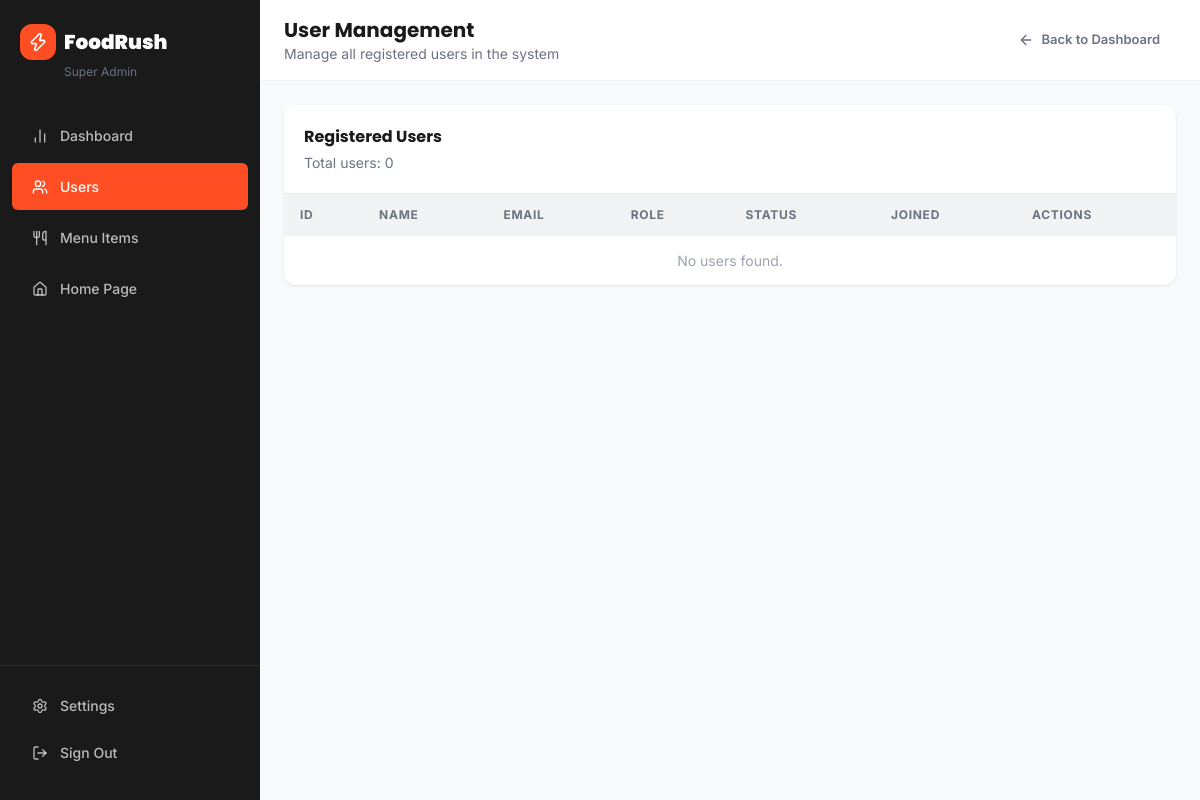
The page /admin/users.php on the database as committed earlier.
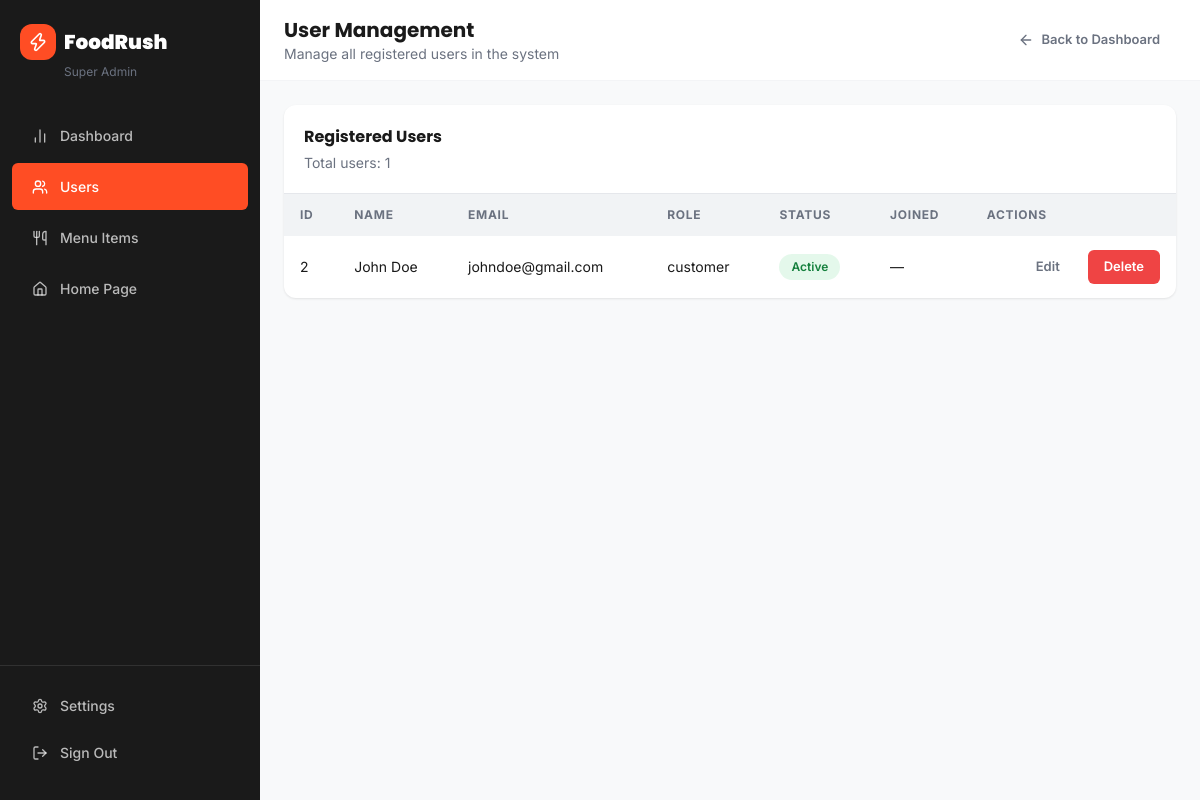
The same page on the database as committed later.
### tables this page shows
CREATE TABLE USERS (
    ID INT AUTO_INCREMENT PRIMARY KEY,
    FULL_NAME VARCHAR(100) NOT NULL,
    EMAIL VARCHAR(100) UNIQUE NOT NULL,
    PASSWORD VARCHAR(255) NOT NULL,
    ROLE ENUM('customer', 'admin') DEFAULT 'customer'
);

### admin/users.php (the view, shortened to what this page needs)
<?php
include_once '../includes/db-connect.php';
$users = [];
$result = $conn->query("SELECT id, full_name, email, role FROM users WHERE role = 'customer' ORDER BY id DESC");
if ($result) {
    while ($row = $result->fetch_assoc()) {
        $users[] = $row;
    }
}
?>
<!DOCTYPE html>
<html lang="en">
<head>
  <script src="https://cdn.tailwindcss.com"></script>
  <link rel="stylesheet" href="../assets/css/custom.css" />
</head>
<body class="bg-[#F8F9FA]">
<div class="flex min-h-screen">
  <aside class="sidebar hidden md:flex flex-col py-6 flex-shrink-0">
    <div class="px-5 mb-8">
      <div class="flex items-center gap-2">
        <div class="w-9 h-9 bg-primary rounded-xl flex items-center justify-center"><i data-lucide="zap" class="text-white w-5 h-5"></i></div>
        <span class="font-heading font-black text-xl text-white">FoodRush</span>
      </div>
      <div class="text-xs text-gray-500 mt-1 ml-11">Super Admin</div>
    </div>
    <nav class="flex-1 px-3 space-y-1">
      <a href="admin-panel.php" class="sidebar-link"><i data-lucide="bar-chart-2" class="w-4 h-4"></i> Dashboard</a>
      <a href="users.php" class="sidebar-link active"><i data-lucide="users" class="w-4 h-4"></i> Users</a>
      <a href="../merchant/menu-manager.php" class="sidebar-link"><i data-lucide="utensils" class="w-4 h-4"></i> Menu Items</a>
      <a href="../index.html" class="sidebar-link"><i data-lucide="home" class="w-4 h-4"></i> Home Page</a>
    </nav>
    <div class="px-3 mt-auto pt-4 border-t border-white/10">
      <div class="sidebar-link cursor-pointer"><i data-lucide="settings" class="w-4 h-4"></i> Settings</div>
      <a href="../auth.html" class="sidebar-link"><i data-lucide="log-out" class="w-4 h-4"></i> Sign Out</a>
    </div>
  </aside>
  <div class="flex-1 overflow-auto">
    <header class="bg-white border-b border-gray-100 px-6 py-4 flex items-center justify-between sticky top-0 z-30">
      <div>
        <h1 class="font-heading font-bold text-xl">User Management</h1>
        <p class="text-sm text-gray-500">Manage all registered users in the system</p>
      </div>
      <a href="admin-panel.php" class="btn btn-ghost btn-sm flex items-center gap-2"><i data-lucide="arrow-left" class="w-4 h-4"></i> Back to Dashboard</a>
    </header>
    <div class="p-6">
      <div class="card overflow-hidden">
        <div class="p-5 border-b flex items-center justify-between">
          <div>
            <h2 class="font-heading font-bold text-base">Registered Users</h2>
            <p class="text-sm text-gray-500 mt-1">Total users: <?php echo number_format(count($users)); ?></p>
          </div>
        </div>
        <div class="overflow-x-auto">
          <table class="data-table w-full">
            <thead>
              <tr>
                <th>ID</th>
                <th>Name</th>
                <th>Email</th>
                <th>Role</th>
                <th>Status</th>
                <th>Joined</th>
                <th>Actions</th>
              </tr>
            </thead>
            <tbody>
              <?php if (count($users) > 0): ?>
                <?php foreach ($users as $user): ?>
                  <tr>
                    <td><?php echo htmlspecialchars($user['id']); ?></td>
                    <td><?php echo htmlspecialchars($user['full_name']); ?></td>
                    <td><?php echo htmlspecialchars($user['email']); ?></td>
                    <td><?php echo htmlspecialchars($user['role']); ?></td>
                    <td><span class="pill pill-completed">Active</span></td>
                    <td>—</td>
                    <td class="text-right">
                      <a href="users.php?edit_id=<?php echo htmlspecialchars($user['id']); ?>" class="btn btn-ghost btn-sm mr-2">Edit</a>
                      <form method="post" action="users.php" class="inline-block" onsubmit="return confirm('Delete this customer account?');">
                        <button type="submit" class="btn btn-danger btn-sm">Delete</button>
                      </form>
                    </td>
                  </tr>
                <?php endforeach; ?>
              <?php else: ?>
                <tr><td colspan="7" class="text-center py-10 text-gray-400">No users found.</td></tr>
              <?php endif; ?>
            </tbody>
          </table>
        </div>
      </div>
    </div>
  </div>
</div>
</body>
</html>

### assets/css/custom.css (style rules this page uses)
:root { --primary: #FF4D24; --primary-light: #FF6B4A; --primary-dark: #E03D18; --primary-alpha: rgba(255, 77, 36, 0.12); --secondary: #1A1A1A; --background: #F8F9FA; --surface: #FFFFFF; --surface-2: #F1F3F5; --text-primary: #1A1A1A; --text-secondary: #6B7280; --text-muted: #9CA3AF; --border: #E5E7EB; --success: #22C55E; --warning: #F59E0B; --danger: #EF4444; --info: #3B82F6; --radius-sm: 6px; --radius: 12px; --radius-lg: 20px; --radius-xl: 28px; --shadow-sm: 0 1px 3px rgba(0,0,0,.06), 0 1px 2px rgba(0,0,0,.04); --shadow: 0 4px 12px rgba(0,0,0,.08); --shadow-md: 0 8px 24px rgba(0,0,0,.10); --shadow-lg: 0 16px 48px rgba(0,0,0,.14); --shadow-primary: 0 8px 24px rgba(255,77,36,.30); }
*, *::before, *::after { box-sizing: border-box; margin: 0; padding: 0; }
html { scroll-behavior: smooth; -webkit-text-size-adjust: 100%; }
body { font-family: 'Inter', sans-serif; background-color: var(--background); color: var(--text-primary); line-height: 1.6; -webkit-font-smoothing: antialiased; }
h1,h2,h3,h4,h5,h6 { font-family: 'Poppins', sans-serif; }
a { text-decoration: none; color: inherit; }
.card { background: var(--surface); border-radius: var(--radius); box-shadow: var(--shadow-sm); transition: box-shadow .25s ease, transform .25s ease; }
.btn { display: inline-flex; align-items: center; justify-content: center; gap: 8px; font-family: 'Inter', sans-serif; font-weight: 600; font-size: 14px; padding: 10px 22px; border-radius: var(--radius); border: none; cursor: pointer; transition: all .2s ease; white-space: nowrap; outline: none; }
.btn-ghost { background: transparent; color: var(--text-secondary); }
.btn-sm { padding: 7px 16px; font-size: 13px; border-radius: var(--radius-sm); }
.sidebar { width: 260px; background: var(--secondary); color: rgba(255,255,255,.85); display: flex; flex-direction: column; gap: 0; flex-shrink: 0; }
.sidebar-link { display: flex; align-items: center; gap: 12px; padding: 13px 20px; font-size: 14px; font-weight: 500; border-radius: var(--radius-sm); transition: all .2s; cursor: pointer; border: none; background: transparent; color: rgba(255,255,255,.7); width: 100%; text-align: left; }
.sidebar-link.active { background: var(--primary); color: #fff; }
.data-table { width: 100%; border-collapse: collapse; }
.data-table thead th { background: var(--surface-2); padding: 12px 16px; text-align: left; font-size: 12px; font-weight: 700; letter-spacing: .06em; text-transform: uppercase; color: var(--text-secondary); }
.data-table tbody td { padding: 14px 16px; border-bottom: 1px solid var(--border); font-size: 14px; }
.data-table tbody tr:last-child td { border-bottom: none; }
.pill { display: inline-flex; align-items: center; padding: 4px 12px; border-radius: 99px; font-size: 12px; font-weight: 600; gap: 5px; }
.pill-completed { background: rgba(34,197,94,.12); color: #15803D; }
.btn-danger { background: #EF4444; color: #fff; }

Rows that differ between the two databases and show on the page:
added users: ID "2", FULL_NAME "John Doe", EMAIL "johndoe@gmail.com", ROLE "customer"
Other text that changed with them:
count($users): "0" → "1"
text no longer shown: "No users found."
